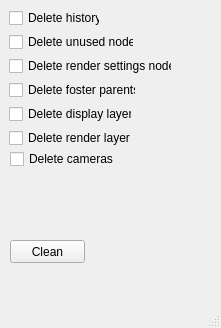
<?xml version="1.0" encoding="UTF-8"?>
<ui version="4.0">
 <class>MainWindow</class>
 <widget class="QMainWindow" name="MainWindow">
  <property name="geometry">
   <rect>
    <x>0</x>
    <y>0</y>
    <width>221</width>
    <height>328</height>
   </rect>
  </property>
  <property name="windowTitle">
   <string>MainWindow</string>
  </property>
  <widget class="QWidget" name="centralwidget">
   <widget class="QCheckBox" name="checkBox">
    <property name="geometry">
     <rect>
      <x>9</x>
      <y>9</y>
      <width>91</width>
      <height>18</height>
     </rect>
    </property>
    <property name="text">
     <string>Delete history</string>
    </property>
    <property name="checked">
     <bool>false</bool>
    </property>
   </widget>
   <widget class="QCheckBox" name="checkBox_2">
    <property name="geometry">
     <rect>
      <x>9</x>
      <y>33</y>
      <width>125</width>
      <height>18</height>
     </rect>
    </property>
    <property name="text">
     <string>Delete unused nodes</string>
    </property>
    <property name="checked">
     <bool>false</bool>
    </property>
   </widget>
   <widget class="QCheckBox" name="checkBox_3">
    <property name="geometry">
     <rect>
      <x>9</x>
      <y>57</y>
      <width>163</width>
      <height>18</height>
     </rect>
    </property>
    <property name="text">
     <string>Delete render settings nodes</string>
    </property>
    <property name="checked">
     <bool>false</bool>
    </property>
   </widget>
   <widget class="QCheckBox" name="checkBox_4">
    <property name="geometry">
     <rect>
      <x>9</x>
      <y>81</y>
      <width>127</width>
      <height>18</height>
     </rect>
    </property>
    <property name="text">
     <string>Delete foster parents</string>
    </property>
    <property name="checked">
     <bool>false</bool>
    </property>
   </widget>
   <widget class="QCheckBox" name="checkBox_5">
    <property name="geometry">
     <rect>
      <x>9</x>
      <y>105</y>
      <width>123</width>
      <height>18</height>
     </rect>
    </property>
    <property name="text">
     <string>Delete display layers</string>
    </property>
    <property name="checked">
     <bool>false</bool>
    </property>
   </widget>
   <widget class="QCheckBox" name="checkBox_6">
    <property name="geometry">
     <rect>
      <x>9</x>
      <y>129</y>
      <width>122</width>
      <height>18</height>
     </rect>
    </property>
    <property name="text">
     <string>Delete render layers</string>
    </property>
    <property name="checked">
     <bool>false</bool>
    </property>
   </widget>
   <widget class="QPushButton" name="pushButton">
    <property name="geometry">
     <rect>
      <x>10</x>
      <y>240</y>
      <width>75</width>
      <height>23</height>
     </rect>
    </property>
    <property name="text">
     <string>Clean</string>
    </property>
   </widget>
   <widget class="QCheckBox" name="checkBox_7">
    <property name="geometry">
     <rect>
      <x>10</x>
      <y>150</y>
      <width>122</width>
      <height>18</height>
     </rect>
    </property>
    <property name="text">
     <string>Delete cameras</string>
    </property>
    <property name="checked">
     <bool>false</bool>
    </property>
   </widget>
  </widget>
  <widget class="QStatusBar" name="statusbar"/>
 </widget>
 <resources/>
 <connections/>
</ui>
